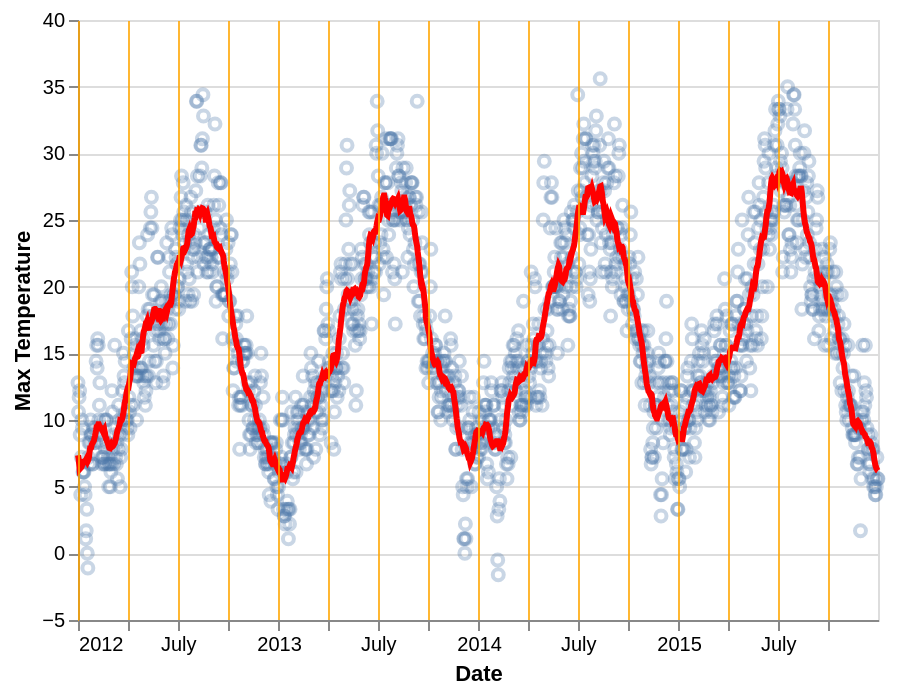

Write the Vega-Lite specification saved for this chart.
### Vega-Lite specification from a JSON file in a GitHub repository (floating-point values rounded to 4 significant figures; data arrays with more than 128 entries replaced by an {"elided": "..."} marker saying what was removed)
{"$schema": "https://vega.github.io/schema/vega-lite/v5.json", "data": {"values": {"elided": "1461 records"}, "format": {"parse": {"date": "date"}}}, "description": "Plot showing a 30 day rolling average with raw values in the background.", "height": 300, "layer": [{"encoding": {"x": {"axis": {"gridColor": "orange", "gridOpacity": 0.8, "zindex": 1}, "field": "date", "title": "Date", "type": "temporal"}, "y": {"field": "temp_max", "title": "Max Temperature", "type": "quantitative"}}, "mark": {"opacity": 0.3, "type": "point"}}, {"encoding": {"x": {"field": "date", "type": "temporal"}, "y": {"field": "rolling_mean", "type": "quantitative"}}, "mark": {"color": "red", "size": 3, "type": "line"}}], "transform": [{"frame": [-15, 15], "window": [{"as": "rolling_mean", "field": "temp_max", "op": "mean"}]}], "width": 400}
